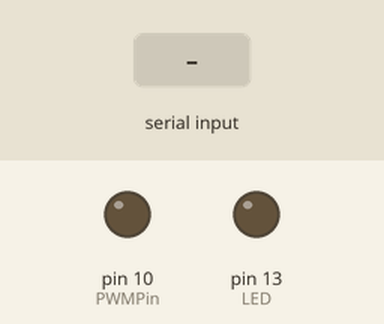
Recording of a sketch running on a simulated Arduino Uno, built with avr-gcc and run on an emulated ATmega328P. Shown: output pins drawn as LEDs (lit = HIGH). Dashed ring = blinking. Inputs (shaded band) come from the test bench.

Above: at 1.2 s.
1.3 s: "1" received over Serial
At 2.4 s:
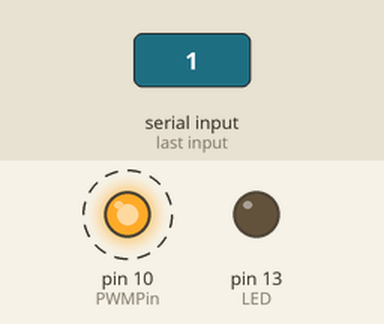
Timing chart, 0 to 65.8 s (numbered marks = the images above; inputs shaded):
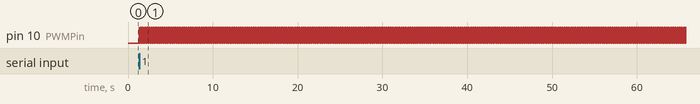

Measured:
- after the input at 1.3 s, pin 10 (PWMPin): alternates HIGH for 0.02 s and LOW for 0.02 s, starting at once

The sketch:

arduino_led.ino
```cpp
 const int LED = 13;

#include <avr/io.h>
int PWMPin = 10;


//frq:frequency (1Hz~)
//duty:Duty ratio
void HzWrite(int frq, float duty) {

    // MODE
  TCCR1A = 0b00100001;
  TCCR1B = 0b00010100;

  // TOP value
  OCR1A = (unsigned int)(31250 / frq);

  // Duty ratio
  OCR1B = (unsigned int)(31250 / frq * duty);
}


void setup() {
  Serial.begin(9600);
  pinMode( LED, OUTPUT);
  pinMode(PWMPin, OUTPUT);

}

void loop() {
  unsigned int ser_avail = Serial.available();
  while (ser_avail > 0) {
      byte var;
      var = Serial.read();
      switch(var){
    case '0':
      digitalWrite(PWMPin, LOW);
      delay(100);
      break;
    case '1':
      HzWrite(30, 0.5);
      delay(10000);
      break;
    default:
      break;
  }
}

}
```
